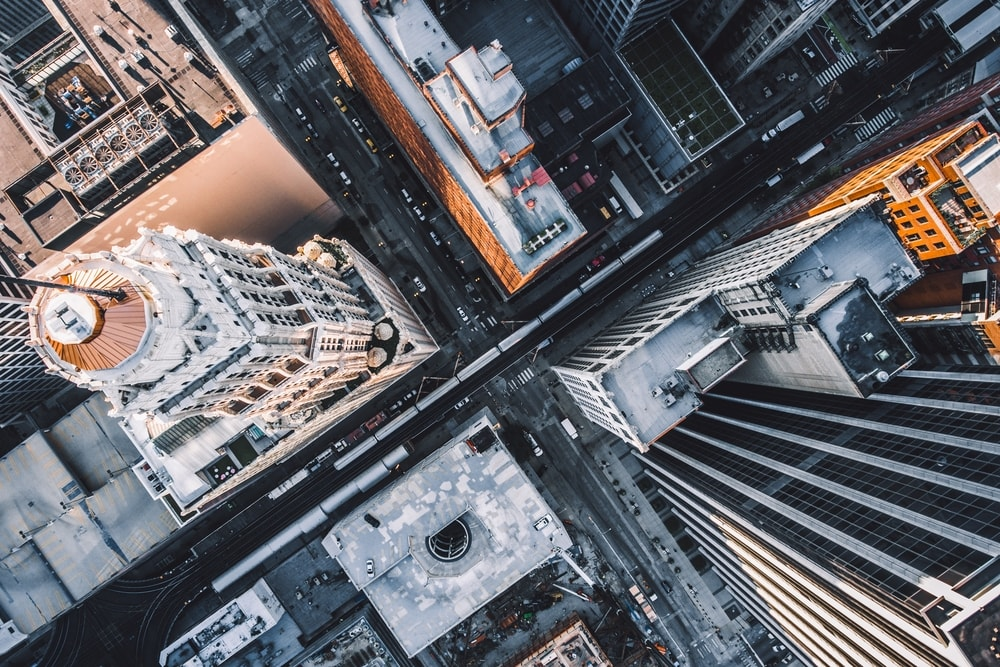
#> input picture assets/city.jpg, 1000 x 667 px
$ jupyter execute Numpy.ipynb
#> lines starting #> are read from the running program, lines starting #| are printed output that depends on the picture
# Numpy

* Powerful and efficient array operations
* Save time by not using loops to apply mathematical operations
* Avoids type-checking at runtime = faster (note: all elements must be of the same type)
* Saves memory as elements are not pointers to disparate data but rather contiguous in storage

[cell 1]
import numpy as np
from skimage import io
import matplotlib.pyplot as plt

#### Creating an array

[cell 2]
a = np.zeros(3)
a

[cell 3]
a.dtype # default for np arrays

[cell 4]
a.itemsize # how much memory each element takes up

[cell 5]
type(a), type(a[0])

[cell 6]
a.size # number of elements

[cell 7]
np.empty(3)

[cell 8]
b = np.ones(4)

[cell 9]
np.array([1, 2, 3, 4])

[cell 10]
vals = [[1, 2], [3, 4]]
np.array(vals)

[cell 11]
np.linspace(0, 10, 3) # number of steps

[cell 12]
np.arange(0, 10, 3) # step size

[cell 13]
np.random.random(10)

[cell 14]
np.random.randint(0, 10, 15)

[cell 15]
n =np.array([1, 3, 5], dtype=np.int16)
type(n[0]), n.itemsize

#### Re-shaping arrays

[cell 16]
a.shape

[cell 17]
a.shape = (3,1)
a

[cell 18]
b = a.reshape(1,3)
b

[cell 19]
np.array([1, 2, 3, 4]).reshape(2, 2)

#### Slicing

[cell 20]
a = np.array([1, 5, 3, 9, 8])
a[0:3]

[cell 21]
a[-1]

[cell 22]
a[-3:]

[cell 23]
a[::2]

[cell 24]
photo = io.imread("../assets/city.jpg")
#> photo is the input picture: shape (667, 1000, 3); mean R, G, B 101, 101, 106.3
plt.imshow(photo)

[cell 25]
plt.imshow(photo[200:400,0:200])
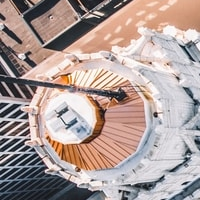
#> shown: shape (200, 200, 3); mean R, G, B 173.8, 157.1, 153

[cell 26]
plt.imshow(photo[::-1]) # start:stop:step
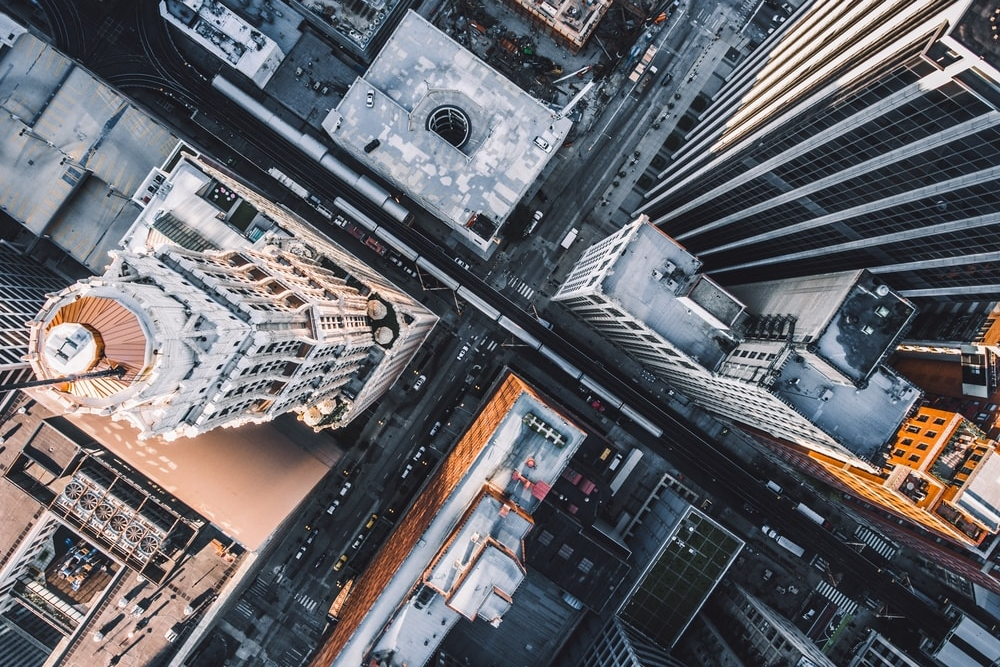
#> shown: shape (667, 1000, 3); mean R, G, B 101, 101, 106.3

[cell 27]
plt.imshow(photo[::-1, ::-1]) # flip vertically & horizontally
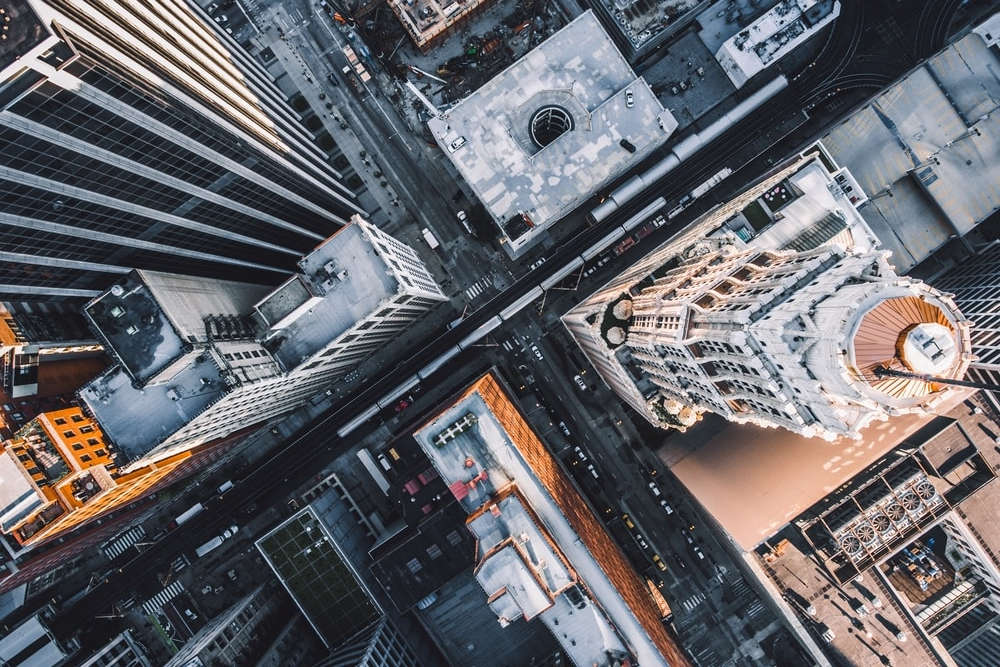
#> shown: shape (667, 1000, 3); mean R, G, B 101, 101, 106.3

#### Masks

[cell 28]
c = np.array([3, 1, 5, 9])
c > 3

[cell 29]
c[c > 3]

[cell 30]
masked = np.where(photo > 100, 255, 0) # condition, if true, if false
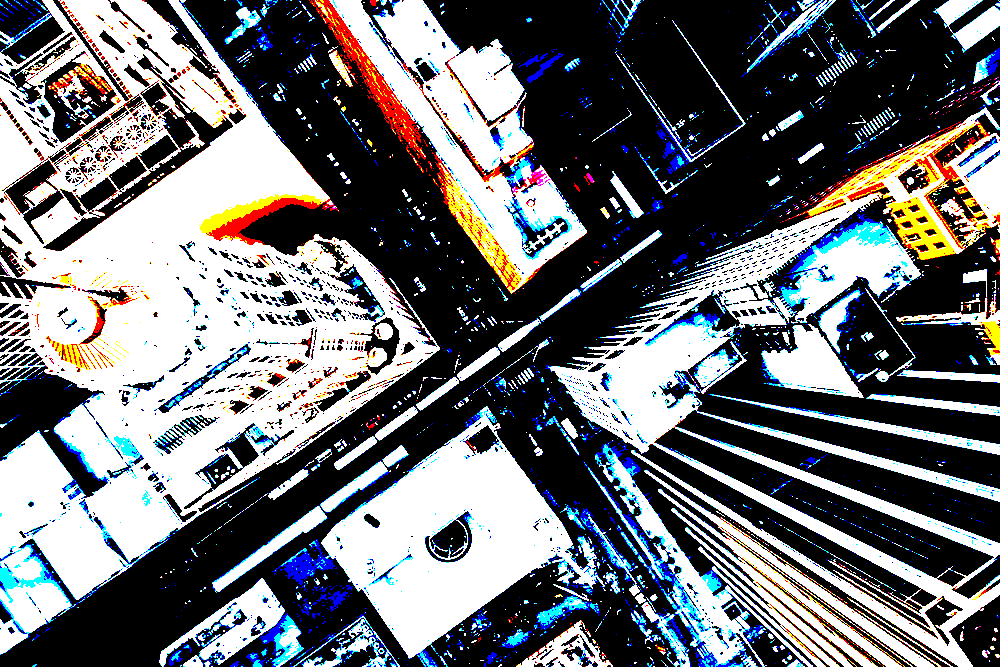
#> masked: shape (667, 1000, 3) int64; mean R, G, B 110.2, 112.1, 115.6
plt.imshow(masked)

#### Math

[cell 31]
a = np.array([3, 2, 1])
b = np.array([1, 1, 2])
a + b

[cell 32]
a * b

[cell 33]
a + 30 # broadcasting

#### Transpose

[cell 34]
plt.imshow(photo[:,:,0].T)
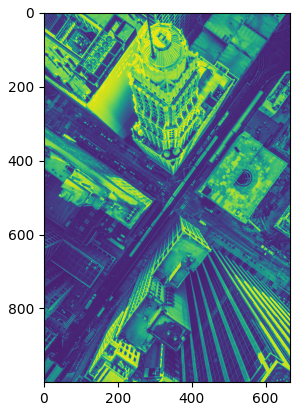
#> figure drawn by matplotlib, 1 panel
